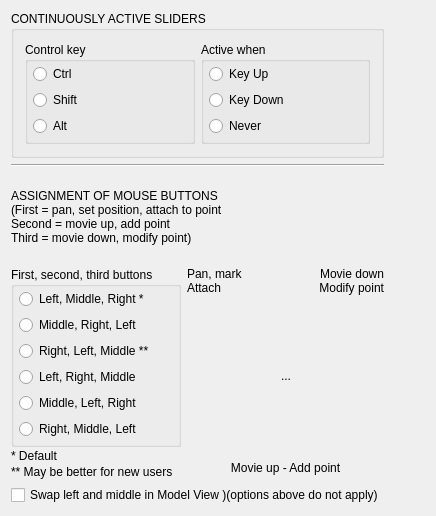
<?xml version="1.0" encoding="UTF-8"?>
<ui version="4.0">
 <class>MouseForm</class>
 <widget class="QWidget" name="MouseForm">
  <property name="geometry">
   <rect>
    <x>0</x>
    <y>0</y>
    <width>436</width>
    <height>516</height>
   </rect>
  </property>
  <property name="windowTitle">
   <string>Mouse</string>
  </property>
  <layout class="QHBoxLayout" name="horizontalLayout_5">
   <item>
    <layout class="QVBoxLayout" name="verticalLayout_6">
     <item>
      <widget class="QGroupBox" name="groupBox_4">
       <property name="title">
        <string>CONTINUOUSLY ACTIVE SLIDERS</string>
       </property>
       <layout class="QHBoxLayout" name="horizontalLayout">
        <item>
         <widget class="QGroupBox" name="groupBox">
          <property name="title">
           <string>Control key</string>
          </property>
          <layout class="QVBoxLayout" name="verticalLayout">
           <property name="leftMargin">
            <number>5</number>
           </property>
           <property name="topMargin">
            <number>2</number>
           </property>
           <property name="rightMargin">
            <number>5</number>
           </property>
           <property name="bottomMargin">
            <number>5</number>
           </property>
           <item>
            <widget class="QRadioButton" name="ctrlRadioButton">
             <property name="toolTip">
              <string/>
             </property>
             <property name="text">
              <string>Ctrl</string>
             </property>
            </widget>
           </item>
           <item>
            <widget class="QRadioButton" name="shiftRadioButton">
             <property name="toolTip">
              <string>Make Shift key control whether sliders are continuously active</string>
             </property>
             <property name="text">
              <string>Shift</string>
             </property>
            </widget>
           </item>
           <item>
            <widget class="QRadioButton" name="altRadioButton">
             <property name="toolTip">
              <string>Make Alt key control whether sliders are continuously active (may not work with X11 window managers)</string>
             </property>
             <property name="text">
              <string>Alt</string>
             </property>
            </widget>
           </item>
          </layout>
         </widget>
        </item>
        <item>
         <widget class="QGroupBox" name="groupBox_2">
          <property name="title">
           <string>Active when</string>
          </property>
          <layout class="QVBoxLayout" name="verticalLayout_2">
           <property name="leftMargin">
            <number>5</number>
           </property>
           <property name="topMargin">
            <number>2</number>
           </property>
           <property name="rightMargin">
            <number>5</number>
           </property>
           <property name="bottomMargin">
            <number>5</number>
           </property>
           <item>
            <widget class="QRadioButton" name="keyUpRadio">
             <property name="toolTip">
              <string>Make sliders active unless you press the control key</string>
             </property>
             <property name="text">
              <string>Key Up</string>
             </property>
            </widget>
           </item>
           <item>
            <widget class="QRadioButton" name="keyDownRadio">
             <property name="toolTip">
              <string>Make sliders active only when you press the control key</string>
             </property>
             <property name="text">
              <string>Key Down</string>
             </property>
            </widget>
           </item>
           <item>
            <widget class="QRadioButton" name="neverRadio">
             <property name="toolTip">
              <string>Make sliders never continuously active</string>
             </property>
             <property name="text">
              <string>Never</string>
             </property>
            </widget>
           </item>
          </layout>
         </widget>
        </item>
       </layout>
      </widget>
     </item>
     <item>
      <widget class="Line" name="Line1">
       <property name="frameShape">
        <enum>QFrame::HLine</enum>
       </property>
       <property name="frameShadow">
        <enum>QFrame::Sunken</enum>
       </property>
      </widget>
     </item>
     <item>
      <widget class="QLabel" name="TextLabel2">
       <property name="text">
        <string>ASSIGNMENT OF MOUSE BUTTONS
(First = pan, set position, attach to point
Second = movie up, add point
Third = movie down, modify point)</string>
       </property>
       <property name="wordWrap">
        <bool>false</bool>
       </property>
      </widget>
     </item>
     <item>
      <layout class="QHBoxLayout" name="horizontalLayout_4">
       <item>
        <layout class="QVBoxLayout" name="verticalLayout_5">
         <property name="spacing">
          <number>2</number>
         </property>
         <item>
          <widget class="QGroupBox" name="groupBox_3">
           <property name="title">
            <string>First, second, third buttons</string>
           </property>
           <layout class="QVBoxLayout" name="verticalLayout_3">
            <property name="leftMargin">
             <number>5</number>
            </property>
            <property name="topMargin">
             <number>2</number>
            </property>
            <property name="rightMargin">
             <number>5</number>
            </property>
            <property name="bottomMargin">
             <number>5</number>
            </property>
            <item>
             <widget class="QRadioButton" name="lmrRadioButton">
              <property name="text">
               <string>Left, Middle, Right *</string>
              </property>
             </widget>
            </item>
            <item>
             <widget class="QRadioButton" name="mrlRadioButton">
              <property name="text">
               <string>Middle, Right, Left</string>
              </property>
             </widget>
            </item>
            <item>
             <widget class="QRadioButton" name="rlmRadioButton">
              <property name="text">
               <string>Right, Left, Middle **</string>
              </property>
             </widget>
            </item>
            <item>
             <widget class="QRadioButton" name="lrmRadioButton">
              <property name="text">
               <string>Left, Right, Middle</string>
              </property>
             </widget>
            </item>
            <item>
             <widget class="QRadioButton" name="mlrRadioButton">
              <property name="text">
               <string>Middle, Left, Right</string>
              </property>
             </widget>
            </item>
            <item>
             <widget class="QRadioButton" name="rmlRadioButton">
              <property name="text">
               <string>Right, Middle, Left</string>
              </property>
             </widget>
            </item>
           </layout>
          </widget>
         </item>
         <item>
          <widget class="QLabel" name="defaultLabel">
           <property name="text">
            <string>* Default</string>
           </property>
          </widget>
         </item>
         <item>
          <widget class="QLabel" name="betterLabel">
           <property name="text">
            <string>** May be better for new users</string>
           </property>
          </widget>
         </item>
        </layout>
       </item>
       <item>
        <layout class="QVBoxLayout" name="verticalLayout_4">
         <item>
          <layout class="QHBoxLayout" name="horizontalLayout_2">
           <item>
            <widget class="QLabel" name="leftLabel">
             <property name="text">
              <string>Pan, mark
Attach</string>
             </property>
             <property name="alignment">
              <set>Qt::AlignLeading|Qt::AlignLeft|Qt::AlignVCenter</set>
             </property>
            </widget>
           </item>
           <item>
            <widget class="QLabel" name="rightLabel">
             <property name="text">
              <string>Movie down
Modify point</string>
             </property>
             <property name="alignment">
              <set>Qt::AlignRight|Qt::AlignTrailing|Qt::AlignVCenter</set>
             </property>
            </widget>
           </item>
          </layout>
         </item>
         <item>
          <layout class="QHBoxLayout" name="horizontalLayout_3">
           <item>
            <spacer name="horizontalSpacer_2">
             <property name="orientation">
              <enum>Qt::Horizontal</enum>
             </property>
             <property name="sizeHint" stdset="0">
              <size>
               <width>13</width>
               <height>20</height>
              </size>
             </property>
            </spacer>
           </item>
           <item>
            <widget class="QToolButton" name="toolButton">
             <property name="minimumSize">
              <size>
               <width>120</width>
               <height>150</height>
              </size>
             </property>
             <property name="text">
              <string>...</string>
             </property>
             <property name="icon">
              <iconset>
               <normaloff>:/images/mouseconfig.png</normaloff>:/images/mouseconfig.png</iconset>
             </property>
             <property name="iconSize">
              <size>
               <width>120</width>
               <height>150</height>
              </size>
             </property>
             <property name="autoRaise">
              <bool>true</bool>
             </property>
            </widget>
           </item>
           <item>
            <spacer name="horizontalSpacer">
             <property name="orientation">
              <enum>Qt::Horizontal</enum>
             </property>
             <property name="sizeHint" stdset="0">
              <size>
               <width>13</width>
               <height>20</height>
              </size>
             </property>
            </spacer>
           </item>
          </layout>
         </item>
         <item>
          <widget class="QLabel" name="middleLabel">
           <property name="text">
            <string>Movie up - Add point</string>
           </property>
           <property name="alignment">
            <set>Qt::AlignCenter</set>
           </property>
          </widget>
         </item>
        </layout>
       </item>
      </layout>
     </item>
     <item>
      <widget class="QCheckBox" name="swapModvCheckBox">
       <property name="toolTip">
        <string>Use left for rotation and middle for shift in Model View
        window; the options above apply only to image windows</string>
       </property>
       <property name="text">
        <string>Swap left and middle in Model View )(options above do not apply)</string>
       </property>
      </widget>
     </item>
    </layout>
   </item>
   <item>
    <spacer name="Spacer10">
     <property name="orientation">
      <enum>Qt::Horizontal</enum>
     </property>
     <property name="sizeType">
      <enum>QSizePolicy::Expanding</enum>
     </property>
     <property name="sizeHint" stdset="0">
      <size>
       <width>28</width>
       <height>16</height>
      </size>
     </property>
    </spacer>
   </item>
  </layout>
 </widget>
 <layoutdefault spacing="6" margin="11"/>
 <resources/>
 <connections>
  <connection>
   <sender>swapModvCheckBox</sender>
   <signal>toggled(bool)</signal>
   <receiver>MouseForm</receiver>
   <slot>swapToggled(bool)</slot>
   <hints>
    <hint type="sourcelabel">
     <x>20</x>
     <y>20</y>
    </hint>
    <hint type="destinationlabel">
     <x>20</x>
     <y>20</y>
    </hint>
   </hints>
  </connection>
 </connections>
</ui>
